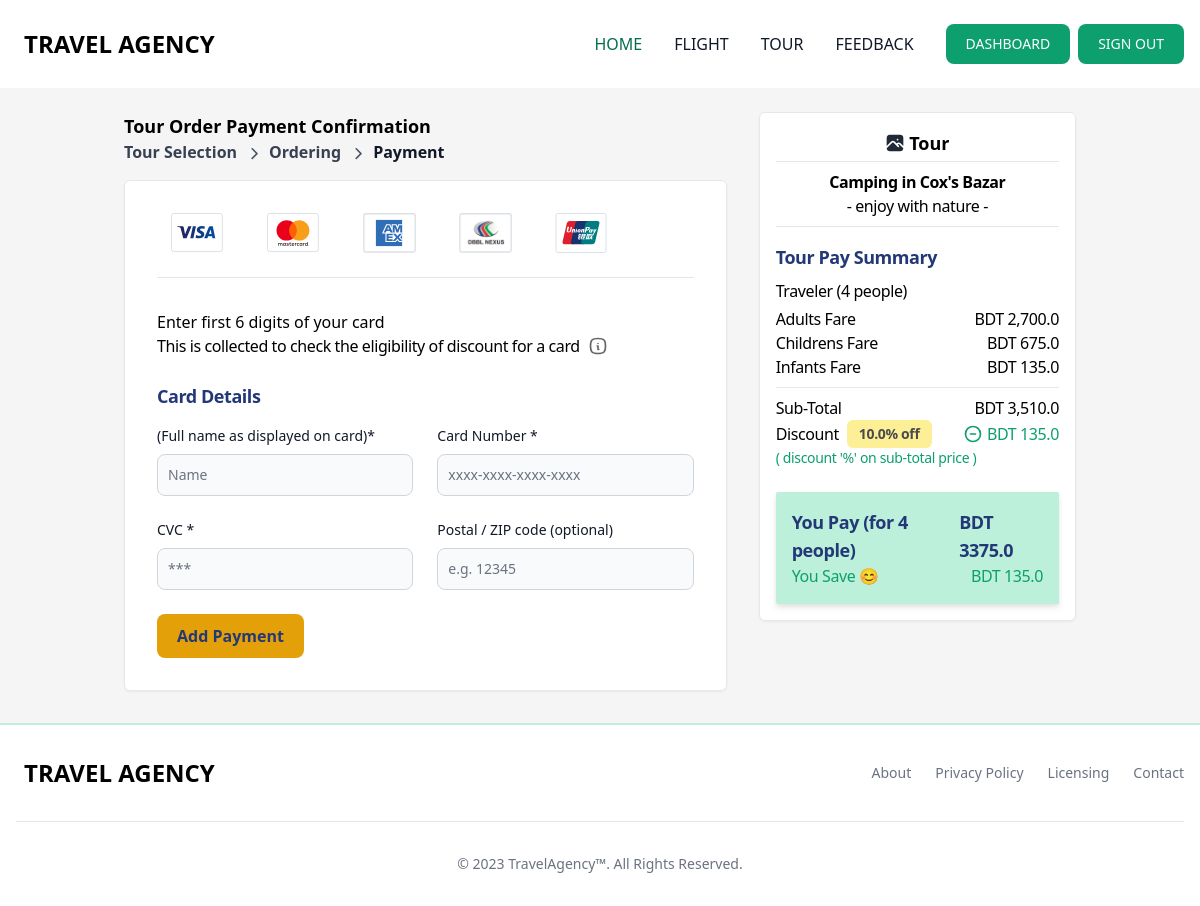
The app's page /tour/tour-payments/1 (signed in) with its own data.
### app_tour/models.py (models this page shows, shortened)
class TourOrderModel(models.Model):
    user =  models.ForeignKey(User, on_delete=models.CASCADE, null=True)
    package = models.ForeignKey(TourPackageModel, on_delete=models.CASCADE, null=True)
    adult_traveler = models.PositiveIntegerField(null=True, default=1)
    child_traveler = models.PositiveIntegerField(null=True, blank=True)
    infant_traveler = models.PositiveIntegerField(null=True, blank=True)
    hotel_name = models.CharField(max_length=525, null=True)
    journey_date = models.DateTimeField()
    created_at = models.DateTimeField(auto_now_add=True)
    class Meta:
        verbose_name = "Tour Package Order"
        verbose_name_plural = "Tour Package Orders"
        ordering = [
            '-id'
        ]

class TourPackageModel(models.Model):
    package_title = models.CharField(max_length=525, null=True)
    package_cover_image = models.ImageField(upload_to="tour_package_cover_images", null=True, blank=True)
    tour_location = models.ForeignKey(
        TourLocationModel, on_delete=models.CASCADE, null=True, blank=True
    )
    tour_duration = models.IntegerField(null=True, blank=True)
    peoples_limit = models.PositiveIntegerField(default=1, null=True, blank=True)
    details = RichTextUploadingField(null=True)
    options = RichTextUploadingField(null=True)
    policy = RichTextUploadingField(null=True)
    journey_date = models.DateTimeField()
    package_price = models.FloatField(null=True, blank=True)
    Children_package_price = models.FloatField(null=True, default= 50, help_text="Enter 50 percent children traveler")
    Infant_package_price = models.FloatField(null=True, default= 90, help_text="Enter 90 percent infant traveler")
    discount = models.ForeignKey("app_flight.Discount", on_delete=models.CASCADE, null=True, blank=True)
    hotel = models.ManyToManyField(HotelModel)
    created_at = models.DateTimeField(auto_now_add=True)
    def get_discount_price(self):
        if self.discount:
            return (self.package_price / 100) * self.discount.amount
    class Meta:
        verbose_name = "Tour Package"
        verbose_name_plural = "Tour Packages"
        ordering = ["-id"]

### app_flight/models.py (models this page shows, shortened)
class Discount(models.Model):
    name = models.CharField(max_length=122, null=True)
    code = models.CharField(max_length=122, null=True)
    amount = models.FloatField(null=True)
    start_date = models.DateTimeField(default=timezone.now)
    end_date = models.DateTimeField(default=timezone.now)
    created_at = models.DateTimeField(auto_now_add=True)
    class Meta:
        verbose_name = "Discount"
        verbose_name_plural = "Discounts"
        ordering = ["-id"]

### app_tour/views.py (the view, shortened to what this page needs)
# urls.py: path("tour-payments/<int:pk>", TourPaymentsView.as_view(), name="tour_payments"),
@method_decorator(signin_decorators, name="dispatch")
class TourPaymentsView(FormView):
    template_name = 'app_tour/payments.html'
    form_class = TourPaymentsForm
    success_url = reverse_lazy("app_main:order-list")
    def get_context_data(self, **kwargs):
        context = super().get_context_data(**kwargs)
        pk = self.kwargs.get('pk')
        order = get_object_or_404(TourOrderModel, id=pk)
        children_base_fare = order.package.package_price - ((order.package.package_price / 100) * order.package.Children_package_price)
        infant_base_fare = order.package.package_price - ((order.package.package_price / 100) * order.package.Infant_package_price)
        adults_fare = order.package.package_price * order.adult_traveler if order.adult_traveler else 0
        childrens_fare = children_base_fare * order.child_traveler if order.child_traveler else 0
        infants_fare = infant_base_fare * order.infant_traveler if order.infant_traveler else 0
        sub_total = adults_fare + childrens_fare + infants_fare
        total_fare = sub_total - order.package.get_discount_price() if order.package.discount else sub_total
        discount_price = order.package.get_discount_price()
        total_traveler = 0
        if order.child_traveler:
            if order.infant_traveler:
                total_traveler = order.adult_traveler + order.child_traveler + order.infant_traveler
            else:
                total_traveler = order.adult_traveler + order.child_traveler
        else:
            total_traveler = order.adult_traveler
        context['adults_fare'] = adults_fare
        context['childrens_fare'] = childrens_fare
        context['infants_fare'] = infants_fare
        context['sub_total'] = sub_total
        context['total_fare'] = total_fare
        context['discount_price'] = discount_price
        context['total_traveler'] = total_traveler
        context['order_obj'] = order
        return context

### templates/app_tour/payments.html (shortened to what this page needs)
{% extends 'base.html' %}
{% load humanize %}
{% load static %}
{% block main %}
<section class="container mt-6">
    <div class="flex flex-col md:flex-row justify-between items-start gap-8 dark:bg-gray-800 dark:border-gray-700 dark:hover:bg-gray-700">
        <div class="w-full md:w-auto flex-1">
            <div class="flex flex-wrap justify-between items-center">
                <p class="text-lg font-bold">Tour Order Payment Confirmation</p>
                <div class="flex items-center gap-2">
                   <p class="text-md text-gray-700 font-semibold">Tour Selection</p>
                   <p class="text-md text-gray-700 font-semibold">Ordering</p>
                   <p class="text-md text-gray-900 font-semibold">Payment</p>
                </div>
             </div>
            <div class="mt-4 p-8 bg-white border border-gray-200 rounded-md drop-shadow-sm">
                <div class="flex justify-start items-center gap-4">
                    <img src="{% static 'images/card-icons/visa.svg' %}" class="w-20 h-10" alt="">
                    <img src="{% static 'images/card-icons/master.svg' %}" class="w-20 h-10" alt="">
                    <img src="{% static 'images/card-icons/ae.svg' %}" class="w-20 h-10" alt="">
                    <img src="{% static 'images/card-icons/db.svg' %}" class="w-20 h-10" alt="">
                    <img src="{% static 'images/card-icons/up.svg' %}" class="w-20 h-10" alt="">
                </div> <hr class="mt-6">
                <p class="mt-8 text-md font-normal">Enter first 6 digits of your card</p>
                <div class="flex items-center gap-2">
                    <p class="text-md text-start font-normal tracking-tight">This is collected to check the eligibility of discount for a card</p>
                </div>
                <p class="mt-6 text-lg text-start text-blue-900 font-bold tracking-tight">Card Details</p>
                <form class="mt-4" method="POST">
                    <div class="mt-4 grid gap-6 md:grid-cols-2">
                        <div>
                            <label for="name" class="block mb-2 text-sm font-medium text-gray-900 dark:text-white">(Full name as displayed on card)*</label>
                            {{ form.user_card_name }}
                        </div>
                        <div>
                            <label for="card_number" class="block mb-2 text-sm font-medium text-gray-900 dark:text-white">Card Number *</label>
                            {{ form.user_card_number }}
                        </div>
                        <div>
                           <label for="cvc" class="block mb-2 text-sm font-medium text-gray-900 dark:text-white">CVC *
                           </label>
                           {{ form.user_cvc_number }}
                        </div>
                        <div>
                            <label for="code" class="block mb-2 text-sm font-medium text-gray-900 dark:text-white">Postal / ZIP code (optional)</label>
                            {{ form.user_postal_code }}
                        </div>
                     </div>
                     <button type="submit" class="mt-6 focus:outline-none text-blue-900 bg-yellow-400 hover:bg-yellow-500 focus:ring-4 focus:ring-yellow-300 font-semibold rounded-lg text-md px-5 py-2.5 mr-2 dark:focus:ring-yellow-900">Add Payment</button>
                </form>
            </div>
        </div>
        <div class="w-full md:w-1/3 mt-2 md:mt-0 p-4 bg-white border border-gray-200 rounded-md drop-shadow-sm md:sticky md:top-28">
            <div class="flex justify-center items-center gap-1">
                <p class="text-lg text-center font-semibold">Tour</p>
             </div> <hr class="mt-1">
             <p class="mt-2 text-md text-center font-bold tracking-tight">{{ order_obj.package.package_title }}</p>
             <p class="text-md text-center font-normal tracking-tight">- enjoy with nature -</p> <hr class="mt-2">
             <p class="mt-4 text-lg text-start text-blue-900 font-semibold tracking-tight">Tour Pay Summary</p>
             <p class="mt-2 text-md text-start font-normal tracking-tight mb-1">Traveler ({{ total_traveler }} people)</p>
             <div class="flex justify-between items-center">
                <p class="text-md font-normal tracking-tight">Adults Fare</p>
                <p class="text-md font-normal tracking-tight">BDT {{ adults_fare|intcomma }}</p>
             </div>
             <div class="flex justify-between items-center">
                <p class="text-md font-normal tracking-tight">Childrens Fare</p>
                <p class="text-md font-normal tracking-tight">BDT {{ childrens_fare|intcomma }}</p>
             </div>
             <div class="flex justify-between items-center">
                <p class="text-md font-normal tracking-tight">Infants Fare</p>
                <p class="text-md font-normal tracking-tight">BDT {{ infants_fare|intcomma }}</p>
             </div> <hr class="mt-2">
             <div class="flex justify-between items-center mt-2">
                <p class="text-md font-normal tracking-tight">Sub-Total</p>
                <p class="text-md font-normal tracking-tight">BDT {{ sub_total|intcomma }}</p>
             </div>
             <div class="flex justify-between items-center">
                <div class="flex items-center gap-2">
                   <p class="text-md font-normal tracking-tight">Discount </p>
                   <p class="px-3 py-1 opacity-70 text-sm font-semibold tracking-tight bg-yellow-200 rounded-md">{{ order_obj.package.discount.amount }}% off</p>
                </div>
                <div class="flex items-center gap-1">
                   <p class="text-md text-green-500 font-normal tracking-tight">BDT {{ discount_price }}</p>
                </div>
             </div>
             <p class="text-sm font-normal text-green-500 tracking-tight">( discount '%' on sub-total price )</p>
             <div class="mt-6 p-4 text-blue-900 bg-green-200 rounded-sm drop-shadow-md">
                <div class="flex justify-between items-center">
                   <p class="text-lg font-semibold tracking-tight">You Pay (for {{ total_traveler }} people)</p>
                   <p class="text-lg font-semibold tracking-tight">BDT {{ total_fare }}</p>
                </div>
                <div class="flex justify-between items-center text-green-500">
                   <p class="text-md font-normal tracking-tight">You Save 😊</p>
                   <p class="text-md font-normal tracking-tight">BDT {{ discount_price }}</p>
                </div>
             </div>
        </div>
    </div>
</section>
{% endblock main %}

### records on screen
TourOrderModel: package.package_title "Camping in Cox's Bazar", package.discount.amount "10.0"

### other values on screen
{{ total_traveler }} "4"
{{ adults_fare|intcomma }} "2,700.0"
{{ childrens_fare|intcomma }} "675.0"
{{ infants_fare|intcomma }} "135.0"
{{ sub_total|intcomma }} "3,510.0"
{{ discount_price }} "135.0"
{{ total_fare }} "3375.0"
